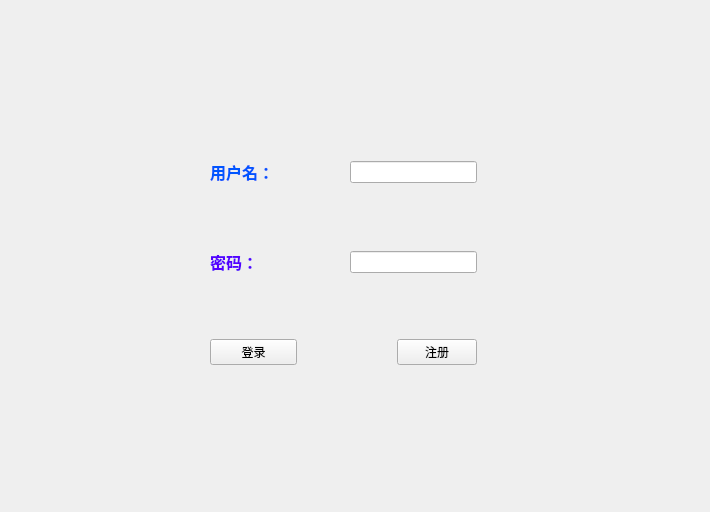
<?xml version="1.0" encoding="UTF-8"?>
<ui version="4.0">
 <class>DengLu</class>
 <widget class="QWidget" name="DengLu">
  <property name="geometry">
   <rect>
    <x>0</x>
    <y>0</y>
    <width>710</width>
    <height>512</height>
   </rect>
  </property>
  <property name="sizePolicy">
   <sizepolicy hsizetype="Minimum" vsizetype="Maximum">
    <horstretch>0</horstretch>
    <verstretch>0</verstretch>
   </sizepolicy>
  </property>
  <property name="minimumSize">
   <size>
    <width>710</width>
    <height>512</height>
   </size>
  </property>
  <property name="maximumSize">
   <size>
    <width>710</width>
    <height>512</height>
   </size>
  </property>
  <property name="windowTitle">
   <string> 登录</string>
  </property>
  <property name="windowIcon">
   <iconset resource="res.qrc">
    <normaloff>:/图标.ico</normaloff>:/图标.ico</iconset>
  </property>
  <property name="styleSheet">
   <string notr="true"/>
  </property>
  <widget class="QWidget" name="layoutWidget">
   <property name="geometry">
    <rect>
     <x>210</x>
     <y>160</y>
     <width>456</width>
     <height>205</height>
    </rect>
   </property>
   <layout class="QGridLayout" name="gridLayout_2">
    <item row="0" column="1" rowspan="2">
     <spacer name="horizontalSpacer_10">
      <property name="orientation">
       <enum>Qt::Horizontal</enum>
      </property>
      <property name="sizeHint" stdset="0">
       <size>
        <width>40</width>
        <height>20</height>
       </size>
      </property>
     </spacer>
    </item>
    <item row="0" column="0" rowspan="5">
     <layout class="QGridLayout" name="gridLayout">
      <item row="1" column="3">
       <spacer name="verticalSpacer">
        <property name="orientation">
         <enum>Qt::Vertical</enum>
        </property>
        <property name="sizeHint" stdset="0">
         <size>
          <width>20</width>
          <height>40</height>
         </size>
        </property>
       </spacer>
      </item>
      <item row="0" column="0">
       <widget class="QLabel" name="label">
        <property name="font">
         <font>
          <family>Adobe Devanagari</family>
          <pointsize>12</pointsize>
          <weight>75</weight>
          <bold>true</bold>
         </font>
        </property>
        <property name="text">
         <string>&lt;html&gt;&lt;head/&gt;&lt;body&gt;&lt;p&gt;&lt;span style=&quot; color:#0055ff;&quot;&gt;用户名：&lt;/span&gt;&lt;/p&gt;&lt;/body&gt;&lt;/html&gt;</string>
        </property>
       </widget>
      </item>
      <item row="0" column="1" colspan="2">
       <spacer name="horizontalSpacer">
        <property name="orientation">
         <enum>Qt::Horizontal</enum>
        </property>
        <property name="sizeHint" stdset="0">
         <size>
          <width>40</width>
          <height>20</height>
         </size>
        </property>
       </spacer>
      </item>
      <item row="2" column="1" colspan="2">
       <spacer name="horizontalSpacer_3">
        <property name="orientation">
         <enum>Qt::Horizontal</enum>
        </property>
        <property name="sizeHint" stdset="0">
         <size>
          <width>40</width>
          <height>20</height>
         </size>
        </property>
       </spacer>
      </item>
      <item row="2" column="3" colspan="2">
       <widget class="QLineEdit" name="edit_password">
        <property name="echoMode">
         <enum>QLineEdit::Password</enum>
        </property>
       </widget>
      </item>
      <item row="0" column="3" colspan="2">
       <widget class="QLineEdit" name="edit_name"/>
      </item>
      <item row="1" column="0">
       <spacer name="verticalSpacer_2">
        <property name="orientation">
         <enum>Qt::Vertical</enum>
        </property>
        <property name="sizeHint" stdset="0">
         <size>
          <width>20</width>
          <height>40</height>
         </size>
        </property>
       </spacer>
      </item>
      <item row="3" column="0">
       <spacer name="verticalSpacer_4">
        <property name="orientation">
         <enum>Qt::Vertical</enum>
        </property>
        <property name="sizeHint" stdset="0">
         <size>
          <width>20</width>
          <height>40</height>
         </size>
        </property>
       </spacer>
      </item>
      <item row="3" column="4">
       <spacer name="verticalSpacer_3">
        <property name="orientation">
         <enum>Qt::Vertical</enum>
        </property>
        <property name="sizeHint" stdset="0">
         <size>
          <width>20</width>
          <height>40</height>
         </size>
        </property>
       </spacer>
      </item>
      <item row="4" column="4">
       <widget class="QPushButton" name="btn_zhuce">
        <property name="text">
         <string>注册</string>
        </property>
       </widget>
      </item>
      <item row="4" column="0" colspan="2">
       <widget class="QPushButton" name="btn_denglu">
        <property name="text">
         <string>登录</string>
        </property>
       </widget>
      </item>
      <item row="4" column="2" colspan="2">
       <spacer name="horizontalSpacer_5">
        <property name="orientation">
         <enum>Qt::Horizontal</enum>
        </property>
        <property name="sizeHint" stdset="0">
         <size>
          <width>88</width>
          <height>20</height>
         </size>
        </property>
       </spacer>
      </item>
      <item row="2" column="0">
       <widget class="QLabel" name="label_2">
        <property name="font">
         <font>
          <family>Adobe Devanagari</family>
          <pointsize>12</pointsize>
          <weight>75</weight>
          <bold>true</bold>
         </font>
        </property>
        <property name="text">
         <string>&lt;html&gt;&lt;head/&gt;&lt;body&gt;&lt;p&gt;&lt;span style=&quot; color:#5500ff;&quot;&gt;密码：&lt;/span&gt;&lt;/p&gt;&lt;/body&gt;&lt;/html&gt;</string>
        </property>
       </widget>
      </item>
     </layout>
    </item>
    <item row="4" column="1">
     <spacer name="horizontalSpacer_2">
      <property name="orientation">
       <enum>Qt::Horizontal</enum>
      </property>
      <property name="sizeHint" stdset="0">
       <size>
        <width>78</width>
        <height>20</height>
       </size>
      </property>
     </spacer>
    </item>
    <item row="3" column="2">
     <spacer name="verticalSpacer_6">
      <property name="orientation">
       <enum>Qt::Vertical</enum>
      </property>
      <property name="sizeHint" stdset="0">
       <size>
        <width>20</width>
        <height>40</height>
       </size>
      </property>
     </spacer>
    </item>
    <item row="0" column="2">
     <widget class="QLabel" name="label_3">
      <property name="font">
       <font>
        <family>Adobe Devanagari</family>
        <pointsize>12</pointsize>
        <weight>75</weight>
        <bold>true</bold>
       </font>
      </property>
      <property name="frameShape">
       <enum>QFrame::NoFrame</enum>
      </property>
      <property name="text">
       <string/>
      </property>
     </widget>
    </item>
    <item row="2" column="2">
     <widget class="QLabel" name="label_4">
      <property name="font">
       <font>
        <family>Adobe Devanagari</family>
        <pointsize>12</pointsize>
        <weight>75</weight>
        <bold>true</bold>
       </font>
      </property>
      <property name="frameShape">
       <enum>QFrame::NoFrame</enum>
      </property>
      <property name="text">
       <string/>
      </property>
     </widget>
    </item>
    <item row="4" column="3">
     <spacer name="horizontalSpacer_9">
      <property name="orientation">
       <enum>Qt::Horizontal</enum>
      </property>
      <property name="sizeHint" stdset="0">
       <size>
        <width>40</width>
        <height>20</height>
       </size>
      </property>
     </spacer>
    </item>
    <item row="2" column="3">
     <spacer name="horizontalSpacer_8">
      <property name="orientation">
       <enum>Qt::Horizontal</enum>
      </property>
      <property name="sizeHint" stdset="0">
       <size>
        <width>40</width>
        <height>20</height>
       </size>
      </property>
     </spacer>
    </item>
    <item row="0" column="3" rowspan="2">
     <spacer name="horizontalSpacer_7">
      <property name="orientation">
       <enum>Qt::Horizontal</enum>
      </property>
      <property name="sizeHint" stdset="0">
       <size>
        <width>40</width>
        <height>20</height>
       </size>
      </property>
     </spacer>
    </item>
    <item row="2" column="1">
     <spacer name="horizontalSpacer_4">
      <property name="orientation">
       <enum>Qt::Horizontal</enum>
      </property>
      <property name="sizeHint" stdset="0">
       <size>
        <width>78</width>
        <height>20</height>
       </size>
      </property>
     </spacer>
    </item>
    <item row="1" column="2">
     <spacer name="verticalSpacer_5">
      <property name="orientation">
       <enum>Qt::Vertical</enum>
      </property>
      <property name="sizeHint" stdset="0">
       <size>
        <width>20</width>
        <height>38</height>
       </size>
      </property>
     </spacer>
    </item>
   </layout>
  </widget>
  <widget class="QLabel" name="label_5">
   <property name="geometry">
    <rect>
     <x>-10</x>
     <y>0</y>
     <width>731</width>
     <height>521</height>
    </rect>
   </property>
   <property name="styleSheet">
    <string notr="true">background-image: url(:/1.jpeg);</string>
   </property>
   <property name="text">
    <string/>
   </property>
  </widget>
  <widget class="QLabel" name="label_6">
   <property name="geometry">
    <rect>
     <x>170</x>
     <y>-30</y>
     <width>491</width>
     <height>181</height>
    </rect>
   </property>
   <property name="styleSheet">
    <string notr="true">background-image: url(:/3.png);</string>
   </property>
   <property name="text">
    <string/>
   </property>
  </widget>
  <zorder>label_5</zorder>
  <zorder>layoutWidget</zorder>
  <zorder>horizontalSpacer_10</zorder>
  <zorder>label_6</zorder>
 </widget>
 <resources>
  <include location="res.qrc"/>
 </resources>
 <connections/>
</ui>
